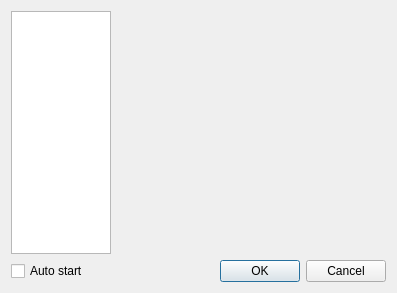
<?xml version="1.0" encoding="UTF-8"?>
<ui version="4.0">
 <class>DialogConfig</class>
 <widget class="QDialog" name="DialogConfig">
  <property name="geometry">
   <rect>
    <x>0</x>
    <y>0</y>
    <width>397</width>
    <height>293</height>
   </rect>
  </property>
  <property name="windowTitle">
   <string>Configurations</string>
  </property>
  <layout class="QGridLayout" name="gridLayout">
   <item row="0" column="1">
    <widget class="QStackedWidget" name="stackedWidget">
     <property name="currentIndex">
      <number>0</number>
     </property>
     <widget class="QWidget" name="pageLOcation">
      <layout class="QVBoxLayout" name="vLayoutLocation"/>
     </widget>
     <widget class="QWidget" name="pageDisplay">
      <layout class="QVBoxLayout" name="vLayoutDisplay"/>
     </widget>
     <widget class="QWidget" name="pageNotifier">
      <layout class="QVBoxLayout" name="vLayoutNotifier"/>
     </widget>
     <widget class="QWidget" name="pageAdhkar">
      <layout class="QVBoxLayout" name="vLayoutAdhkar"/>
     </widget>
    </widget>
   </item>
   <item row="0" column="0" rowspan="2">
    <widget class="QListWidget" name="listWidget">
     <property name="sizePolicy">
      <sizepolicy hsizetype="Preferred" vsizetype="Expanding">
       <horstretch>0</horstretch>
       <verstretch>0</verstretch>
      </sizepolicy>
     </property>
     <property name="minimumSize">
      <size>
       <width>100</width>
       <height>0</height>
      </size>
     </property>
     <property name="maximumSize">
      <size>
       <width>100</width>
       <height>16777215</height>
      </size>
     </property>
     <property name="selectionBehavior">
      <enum>QAbstractItemView::SelectRows</enum>
     </property>
     <property name="iconSize">
      <size>
       <width>48</width>
       <height>48</height>
      </size>
     </property>
     <property name="movement">
      <enum>QListView::Static</enum>
     </property>
     <property name="flow">
      <enum>QListView::LeftToRight</enum>
     </property>
     <property name="isWrapping" stdset="0">
      <bool>true</bool>
     </property>
     <property name="resizeMode">
      <enum>QListView::Adjust</enum>
     </property>
     <property name="spacing">
      <number>0</number>
     </property>
     <property name="gridSize">
      <size>
       <width>90</width>
       <height>80</height>
      </size>
     </property>
     <property name="viewMode">
      <enum>QListView::IconMode</enum>
     </property>
     <property name="uniformItemSizes">
      <bool>false</bool>
     </property>
     <property name="wordWrap">
      <bool>false</bool>
     </property>
     <property name="selectionRectVisible">
      <bool>false</bool>
     </property>
     <property name="currentRow">
      <number>-1</number>
     </property>
    </widget>
   </item>
   <item row="4" column="1">
    <widget class="QDialogButtonBox" name="buttonBox">
     <property name="orientation">
      <enum>Qt::Horizontal</enum>
     </property>
     <property name="standardButtons">
      <set>QDialogButtonBox::Cancel|QDialogButtonBox::Ok</set>
     </property>
    </widget>
   </item>
   <item row="4" column="0">
    <widget class="QCheckBox" name="checkBoxAutoStart">
     <property name="text">
      <string>Auto start</string>
     </property>
    </widget>
   </item>
  </layout>
 </widget>
 <resources/>
 <connections>
  <connection>
   <sender>buttonBox</sender>
   <signal>rejected()</signal>
   <receiver>DialogConfig</receiver>
   <slot>reject()</slot>
   <hints>
    <hint type="sourcelabel">
     <x>290</x>
     <y>362</y>
    </hint>
    <hint type="destinationlabel">
     <x>286</x>
     <y>274</y>
    </hint>
   </hints>
  </connection>
  <connection>
   <sender>listWidget</sender>
   <signal>currentRowChanged(int)</signal>
   <receiver>stackedWidget</receiver>
   <slot>setCurrentIndex(int)</slot>
   <hints>
    <hint type="sourcelabel">
     <x>85</x>
     <y>292</y>
    </hint>
    <hint type="destinationlabel">
     <x>344</x>
     <y>184</y>
    </hint>
   </hints>
  </connection>
 </connections>
</ui>
